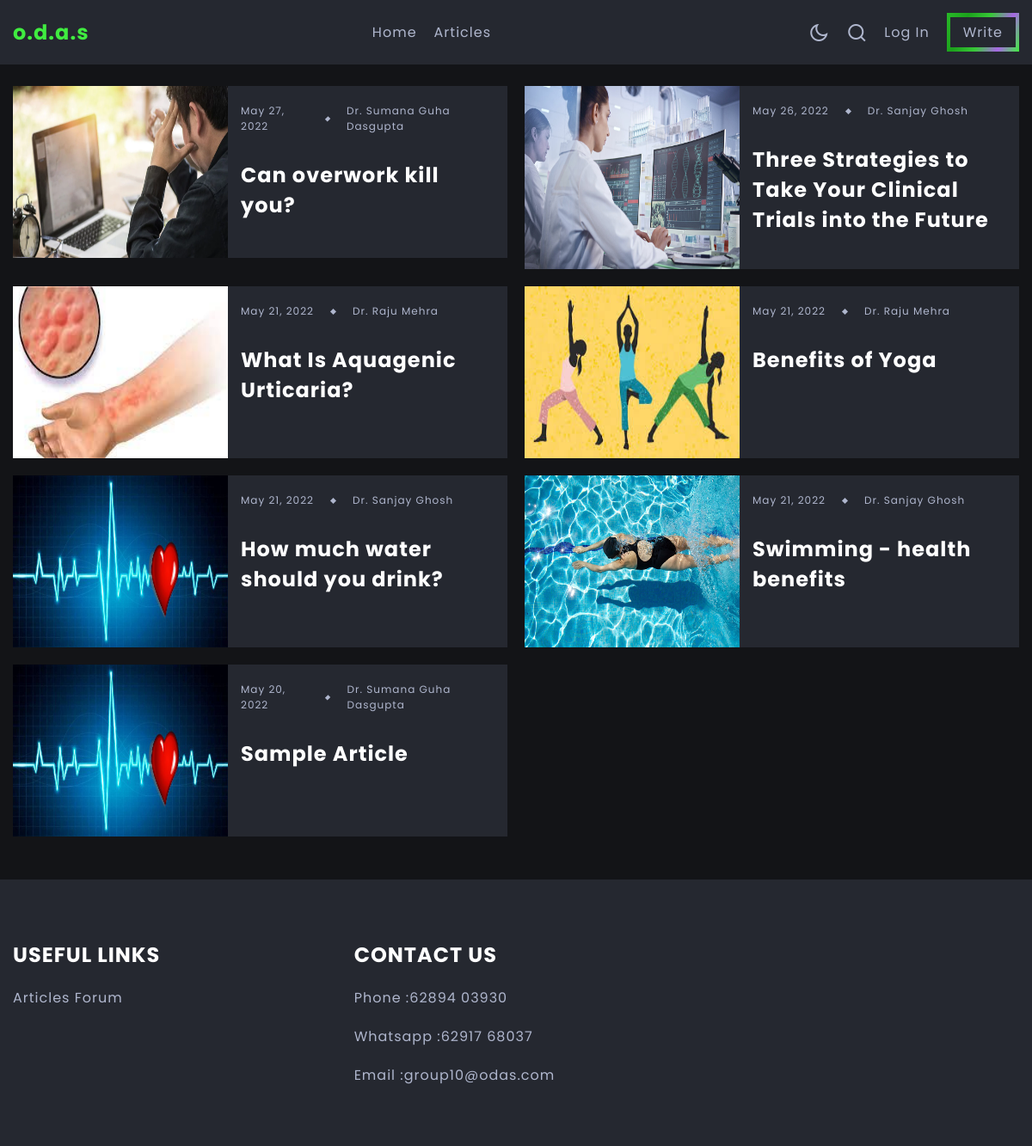
Page /articles/results/ on the earlier database version.
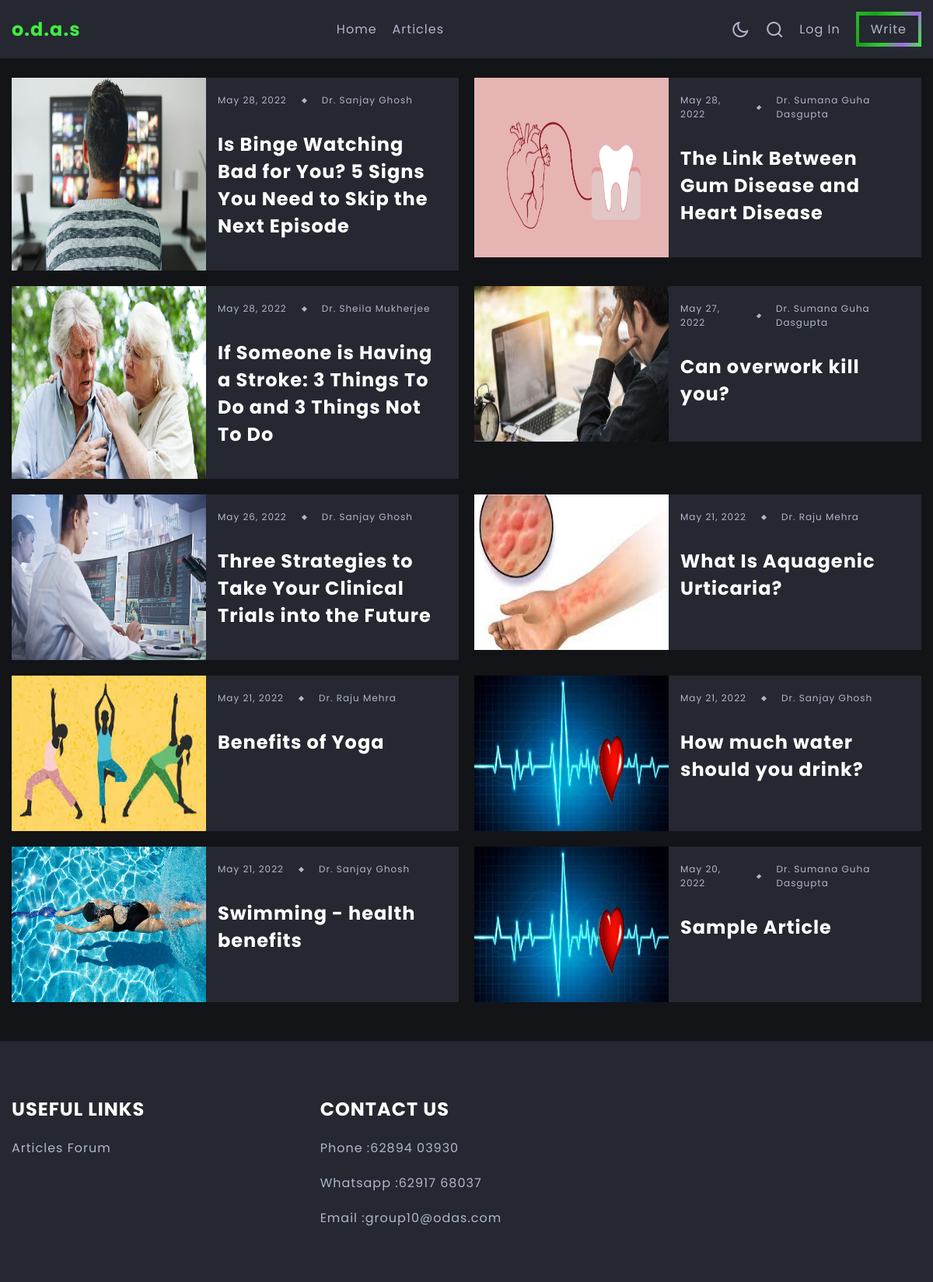
Same page on the later database version.
### article/models.py (models this page shows, shortened)
class Article(models.Model):
    author = models.ForeignKey(Doctor, on_delete=models.CASCADE)
    title=models.CharField(max_length=100)
    upload_date=models.DateField(auto_now_add=True)
    image = models.ImageField(upload_to='blogs/%Y/%m/%d/', default='heart.jpg')
    blog=models.TextField(max_length=6500)

### article/views.py (the view)
# urls.py: path('results/', views.results, name='results'),
def results(request):
    articles_list=Article.objects.order_by("-upload_date")
    return render(request, 'article/results.html', {'articles':articles_list})

### article/templates/article/results.html (shortened to what this page needs)
{% extends 'article/base1.html' %}
{% load static %}
{% block content %}
<section class="result-posts section section-header-offset">
    <div class="container">
        <div class="results-grid-wrapper d-grid">
            {% for article in articles %}
                <a href="{% url 'read_article' article.id %}" class="article d-grid">
                    <div class="results-image-wrapper">
                        <img src="{{article.image.url}}" alt="Couldn\'t load image">
                    </div>
                    <div class="article-data-container">
                        <div class="article-data">
                            <span>{{article.upload_date}}</span>
                            <span class="article-data-spacer"></span>
                            <span>Dr. {{article.author.first_name}} {{article.author.last_name}}</span>
                        </div>
                        <h3 class="title article-title">{{article.title}}</h3>
                    </div>
                </a>
            {% endfor %}
        </div>
    </div>
</section>
{% endblock content %}

### article/templates/article/base1.html (shortened to what this page needs)
{% load static %}
<!DOCTYPE html>
<html lang="en">
<head>
    {% block css %}
    <link rel="stylesheet" href="https://cdn.jsdelivr.net/npm/remixicon@2.5.0/fonts/remixicon.css">
    <link rel="stylesheet" href="https://cdnjs.cloudflare.com/ajax/libs/Swiper/8.1.4/swiper-bundle.css">
    <link rel="stylesheet" href="{% static 'article/css/main.css' %}">
    {% endblock css %}
</head>
<body>
    <header class="header" id="header">
        <nav class="navbar container">
            <a href="{% url 'a_showhome' %}">
                <h2 class="logo">o.d.a.s</h2>
            </a>
            <div class="menu" id="menu">
                <ul class="list">
                    <li class="list-item">
                        <a href="{% url 'a_showhome' %}" class="list-link">Home</a>
                    </li>
                    <li class="list-item">
                        <a href="{% url 'articleshome' %}" class="list-link">Articles</a>
                    </li>
                </ul>
            </div>
            <div class="list list-right">
                <button class="btn place-items-center" id="theme-toggle-btn">
                    <i class="ri-moon-line moon-icon"></i>
                </button>
                <button class="btn place-items-center" id="search-icon">
                    <i class="ri-search-line"></i>
                </button>
                {% if not request.user.is_authenticated %}
                <a href="{% url 'index' %}" class="list-link screen-sm-hidden">Log In</a>
                {% endif %}
                <a href="{% url 'upload_article' %}" class="list-link screen-sm-hidden btn write-btn fancy-border">
                    <span>Write</span>
                </a>
            </div>
        </nav>
    </header>
    {% block content %}
    {% endblock content %}
    <footer class="footer section">
        <div class="footer-container container d-grid">
            <div>
                <h6 class="title footer-title">Useful Links</h6>
                <ul class="list footer-list">
                    <li class="list-item">
                        <a href="{% url 'articleshome' %}" class="list-link">Articles Forum</a>
                    </li>
                </ul>
            </div>
            <div>
                <h6 class="title footer-title">Contact Us</h6>
                <ul class="list footer-list">
                    <li class="list-item">
                        <a href="#" class="list-link">Phone :62894 03930</a>
                    </li>
                    <li class="list-item">
                        <a href="#" class="list-link">Whatsapp :62917 68037</a>
                    </li>
                    <li class="list-item">
                        <a href="#" class="list-link">Email :group10@odas.com</a>
                    </li>
                </ul>
            </div>
        </div>
    </footer>
</body>
</html>

Differences in the rows shown:
added Article: image (picture), upload_date "May 28, 2022", author.first_name "Sanjay", author.last_name "Ghosh", title "Is Binge Watching Bad for You? 5 Signs You Need to Skip the Next Episode"
added Article: image (picture), upload_date "May 28, 2022", author.first_name "Sumana", author.last_name "Guha Dasgupta", title "The Link Between Gum Disease and Heart Disease"
added Article: image (picture), upload_date "May 28, 2022", author.first_name "Sheila", author.last_name "Mukherjee", title "If Someone is Having a Stroke: 3 Things To Do and 3 Things Not To Do"
